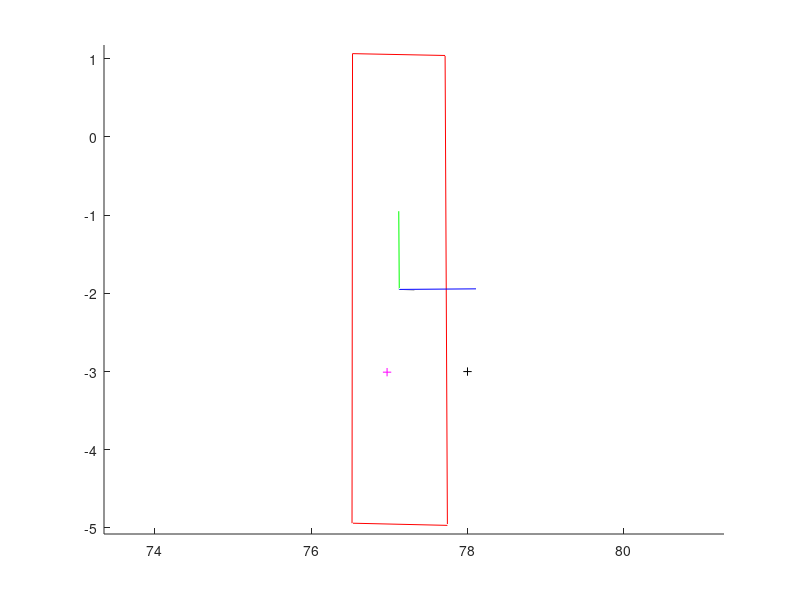

Write the MATLAB code that produced this figure.
% p = [4, 3, 6];
% O = [0, 0, 0];
% x_axis = [1, 1, -1];
% n = [0, 1, 1];
% 
% x = dot((p - O),x_axis)
% y = dot((p-O),(cross(n,x_axis)))

net_width = 6.0;

% Points of each UAV
p1 = [77.7135, 1.0419, -13.8197];
p2 = [76.5299, 1.0653, -19.9495];
p3 = [76.5235, -4.9387, -20.0724];
p4 = [77.7430, -4.9665, -14.0299];
p = [p1; p2; p3; p4];

% Averaged center of fleet
pf = mean(p);

% Vectors from center to corner
l = p - [pf; pf; pf; pf];

% Normal vectors
n1 = cross(l(2,:),l(1,:));
n2 = cross(l(3,:),l(2,:));
n3 = cross(l(4,:),l(3,:));
n4 = cross(l(1,:),l(4,:));

% Averaged normal vector (in case fleet is not all in same plane)
n_avg = (mean([n1; n2; n3; n4]));
n_avg = n_avg/norm(n_avg);
normal = [pf',(pf + n_avg)'];

% Define body frame x_axis
x_axis = (mean([p1;p4]) - pf);
x_axis = x_axis/norm(x_axis);
x_axis_line = [pf', (pf + x_axis)'];

% Body Frame y_axis
y_axis = cross(x_axis, n_avg);
y_axis_line = [pf', (pf + y_axis)'];

% Position of the target
p_target = [78, -3, -18];

% Project target position onto fleet plane
v = (p_target - pf);
v_par = dot(v,n_avg)*n_avg;
v_perp = v - v_par;
proj_target = pf + v_perp;

% Perpendicular distance of the target from the fleet plane
distance = norm(v_par);

% X and Y coordinates of the target projection in fleet body frame 
    % (Relative to center)
proj_x = dot(v_perp, x_axis);
proj_y = dot(v_perp, y_axis);

% Plots
square = [p1', p2', p3', p4', p1'];
figure(1), clf;
hold on
axis equal
plot3(square(1,:), square(2,:), -square(3,:), 'r')
plot3(normal(1,:), normal(2,:), -normal(3,:),'b')
plot3(x_axis_line(1,:), x_axis_line(2,:), -x_axis_line(3,:),'k')
plot3(y_axis_line(1,:), y_axis_line(2,:), -y_axis_line(3,:),'g')
plot3(p_target(1), p_target(2), -p_target(3),'k+')
plot3(proj_target(1), proj_target(2), -proj_target(3),'m+')


% Check to see if the targets projected point is within the net
pos_x_dist = norm(pf - mean([p1;p4]));
pos_y_dist = norm(pf - mean([p2;p1]));
neg_x_dist = norm(pf - mean([p3;p2]));
neg_y_dist = norm(pf - mean([p4;p3]));

if (proj_x > -neg_x_dist && proj_x < pos_x_dist &&...
        proj_y > -neg_y_dist && proj_y < pos_y_dist)
   isInside = 1 
else
   isInside = 0
end


